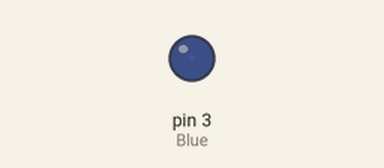
Bench run of a sketch on a simulated Arduino Uno, built with avr-gcc and run on an emulated ATmega328P. Shown: output pins drawn as LEDs (lit = HIGH).

Above: at 0.05 s.
At 1.15 s:
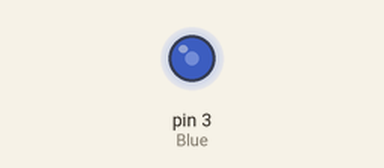
At 2.3 s:
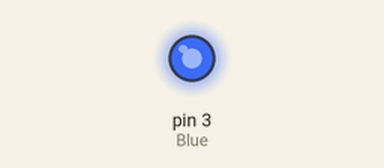
At 4.6 s:
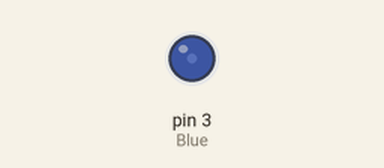
Timing chart, 0 to 6.7 s (numbered marks = the images above):
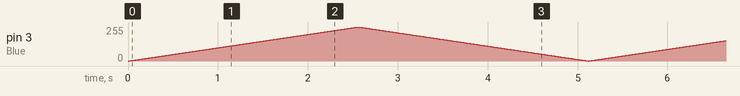

The sketch:

3LED.ino
```cpp
const int Blue = 3;

   // 速度

void setup() {
  pinMode(Blue, OUTPUT);
}

void loop() {
  int r, g, b;

  for (b = 0; b < 256; b++) {
    analogWrite(Blue, b);
    delay(10);
  }
    for (b = 255; b > 0; b--) {
    analogWrite(Blue, b);
    delay(10);
  }
  // 由藍綠色到藍色
  }
```
